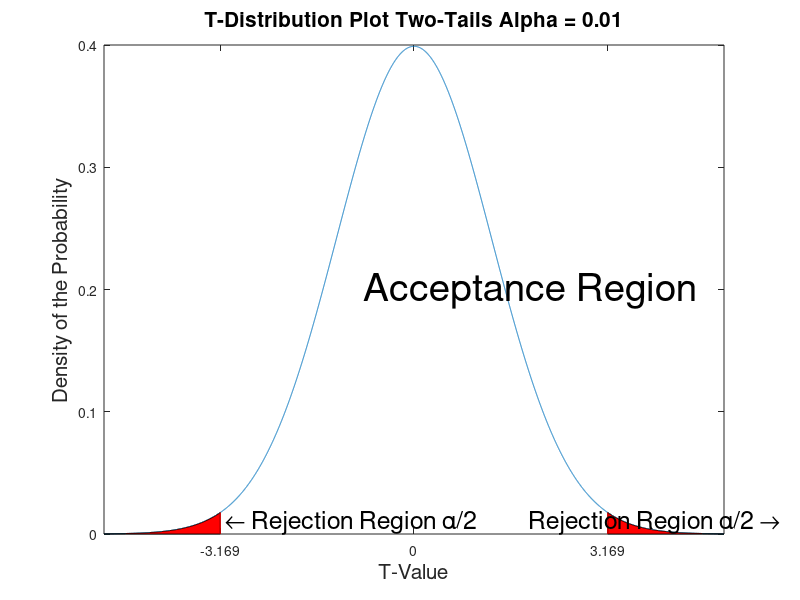

The MATLAB source for this figure:
x = [-4:0.001:4];
mu = 0;
s = 1;
b = 2.5;
z = (exp(-(x-mu).*(x-mu)/(2*s*s)))/(s*sqrt(2*pi));
r = (3.16900);
t = [-4:0.001:-b] ;
z2 = (exp(-(t-mu).*(t-mu)/(2*s*s)))/(s*sqrt(2*pi));
p = [b:0.001:4] ;
z3 = (exp(-(p-mu).*(p-mu)/(2*s*s)))/(s*sqrt(2*pi));
plot(x,z);
hold on;
title("T-Distribution Plot Two-Tails Alpha = 0.01","fontsize",15);
xlabel("T-Value","fontsize",15);
ylabel("Density of the Probability","fontsize",15);
area(t,z2,"FaceColor", "red");
area(p,z3,"FaceColor", "red");
plot([-b,-b],[0,0.0176],'r');
plot([b,b],[0,0.0176],'r');
xticks([-b 0 b]);
xticklabels({'-3.169','0','3.169'});
txt1 = ' \leftarrow Rejection Region \alpha/2';
text(x(1495),0.01,txt1,'FontSize',18)
txt2 = ' Rejection Region \alpha/2 \rightarrow';
text(x(5400),0.01,txt2,'FontSize',18)
txt3 = 'Acceptance Region';
text(x(3350),0.2,txt3,'FontSize',28)
hold off